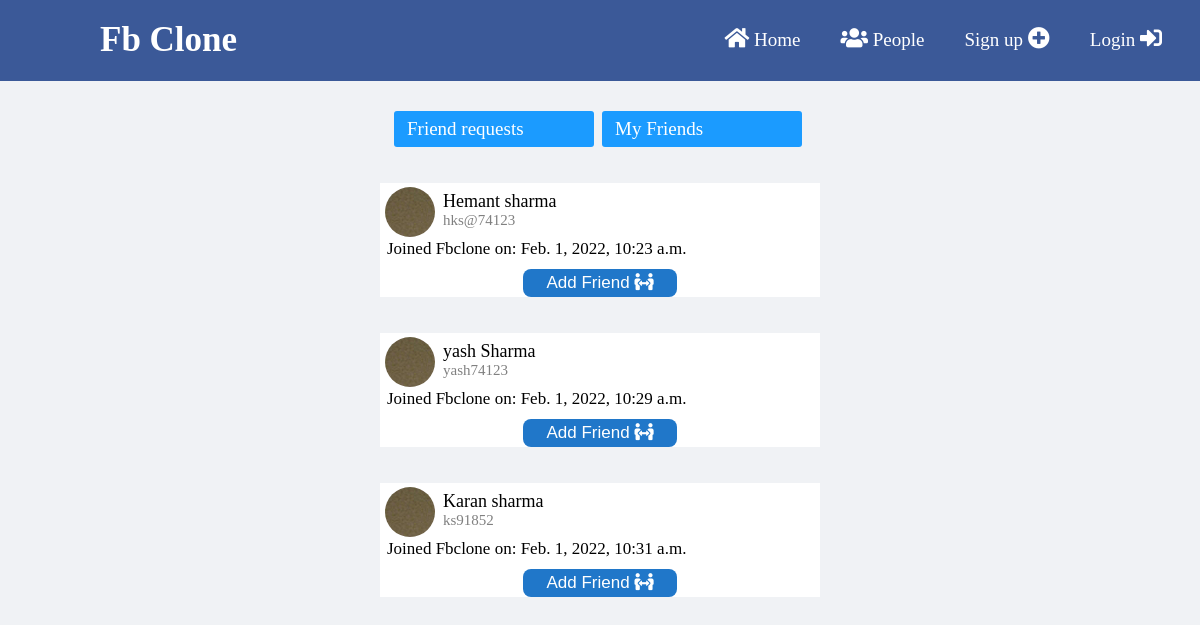
The page /Friends/ on the database its author committed.
### hksfbclone/models.py (models this page shows)
class profile_details(models.Model):
    user = models.ForeignKey(User,on_delete=models.CASCADE)
    imgp=models.FileField(upload_to='imgs',default='default.jpg', null=True,blank=True)
    u_nm=models.CharField(max_length=150)
    fstname=models.CharField(max_length=250)
    secname=models.CharField(max_length=250)
    terimail=models.EmailField()
    fbacc=models.CharField(max_length=250)
    unicode = models.CharField(max_length=100,null=True)
    timestamp = models.DateTimeField(null=True)
    verified = models.BooleanField(default=False)
    friends=models.ManyToManyField(User,related_name='Friends',blank=True)

### hksfbclone/views.py (the view)
# urls.py: path('Friends/',views.friends),
def friends(request):
    if request.user.is_authenticated:
        user_prof=profile_details.objects.get(user=request.user)
        sent_req=friend_request.objects.filter(from_user=user_prof)
        req=[]
        for rq in sent_req:
            req.append(rq.to_user)
        get_friends=user_prof.friends.all()
        sh_friends=[]
        for i in get_friends:
            sh_friends.append(profile_details.objects.get(user=i))
        all_users=profile_details.objects.exclude(user=request.user)
        lst=list(all_users)
        new_lst=[item for item in lst if item not in (req or sh_friends)]
        return render(request,'users.html',{'users':new_lst})
    else:
        all_users=profile_details.objects.all()
        return render(request,'users.html',{'users':all_users})

### templates/users.html (shortened to what this page needs)
{% load static %}
<!DOCTYPE html>
<html lang="en">
<head>
    <link rel="stylesheet" href="https://use.fontawesome.com/releases/v5.15.3/css/all.css">
    <link rel="stylesheet" href="{% static 'navbar.css' %}">
    <link rel="stylesheet" href="{% static 'cpost.css' %}">
</head>
<body>
    <nav>
        <label class="logo">Fb Clone</label>
        {% if user.is_authenticated %}
        <ul>
        <li>
            <div>
            <a href="/">
                <i class="fas fa-home" style="color: white !important;font-size: 22px !important;"></i>
                <label style="cursor: pointer;">Home</label>
            </a>
            </div>
        </li>
        <li>
            <a href="/cpost">
            <i class="fas fa-upload" style="color: white !important;font-size: 22px !important;"></i>
            <label style="cursor: pointer;">Post</label>
            </a>
        </li>
        <li>
            <a href="/my_groups/">
                <i class="fas fa-users" style="color: white !important;font-size: 22px !important;"></i>
                <label style="cursor: pointer;">Groups</label>
            </a>
        </li>
        <li>
            <a href="/my_friends/">
            <i class="fas fa-user-friends" style="color: white !important;font-size: 25px !important;"></i>
            <label style="cursor: pointer;">Friends</label>
            </a>
        </li>
        <div class="dropdown">
            <button class="dropbtn" onclick="showprof()"><i class="fas fa-user-circle" style="color: white !important;font-size: 25px !important;"></i><label style="cursor: pointer;padding-left: 3px;">Account</label>
            </button>
            <div class="dropdown-content" id="dropdown-content">
              <a href="/showprofile"><i class="fas fa-user-circle"></i> Profile</a>
              <a href="/mposts"><i class="fas fa-upload"></i> My Posts</a>
              <a href="/logout">Logout <i class="fas fa-sign-out-alt"></i></a>
            </div>
          </div>
    </ul>
        {% else %}
        <ul>
            <li><a href="/cm"><i class="fas fa-home" style="color: white !important;font-size: 22px !important;"></i>
                <label style="cursor: pointer;">Home</label></a></li>
            <li><a href="/Friends/"><i class="fas fa-users" style="color: white !important;font-size: 22px !important;"></i> <label style="cursor: pointer;">People</label></a></li>
            <li><a href="/sgn"><label style="cursor: pointer;">Sign up</label> <i class="fas fa-plus-circle" style="color: white !important;font-size: 22px !important;"></i></a></li>
            <li><a href="/lgn"><label style="cursor: pointer;">Login</label> <i class="fas fa-sign-in-alt" style="color: white !important;font-size: 22px !important;"></i></a></li>
            </ul>
        {% endif %}
    </nav>
    <div class="other_options">
        <a href="/show_requets/" class="same_as">Friend requests</a>
        <a href="/my_friends/" class="same_as">My Friends</a>
    </div>
    {% for user in users %}
    <div class="post1">
        <div class="prf">
            <div class="p" style="background-image: url('{{ user.imgp.url }}');"></div>
            <label id="nm">{{ user.fstname }} {{ user.secname }}</label>
            <label id="tsm1">{{ user.u_nm }}</label>
            <label id="tsm2">Joined Fbclone on: {{ user.timestamp }}</label>
        </div>
        <div class="abt">
        <button id="{{ user.id }}" class="upls" style="margin-top: 40px;" onclick="Add_Friend(id)">Add Friend <i class="fas fa-people-arrows"></i></button>
    </div>
    </div>
    {% endfor %}
</body>
</html>

### static/navbar.css (style rules this page uses)
* { padding: 0; margin: 0; text-decoration: none; list-style: none; box-sizing: border-box; }
body { font-family: montserrat; }
nav { display: inline-block; background: #3b5998; width: 100%; }
label.logo { color: white; font-size: 35px; line-height: 80px; padding: 0 100px; font-weight: bold; }
nav ul { float: right; margin-right: 20px; }
nav ul li { display: inline-block; line-height: 80px; margin: 0 5px; }
nav ul li a { color: white; font-size: 19px; padding: 7px 13px; border-radius: 3px; }

### static/cpost.css (style rules this page uses)
body { background: #f0f2f5; }
.p { float: left; width: 50px; height: 50px; border-radius: 25px; margin-top: 4px; margin-left: 5px; }
#nm { display: inline-block; font-size: 18px; padding: 8px; padding-bottom: 0px; }
#tsm1 { display: block; font-size: 15px; font-weight: lighter; margin-top: 0px; padding-left: 63px; color: gray; }
#tsm2 { display: block; font-size: 17px; margin-top: 0px; padding-left: 7px; position: absolute; padding-top: 10px; }
.post1 { background: white; width: 440px; margin: auto; margin-top: 3%; }
.same_as { display: inline-block; width: 200px; background-color: #1b9bff; color: white; font-size: 19px; padding: 7px 13px; border-radius: 3px; outline: none; margin-left: 4px; }
.other_options { width: 420px; margin: auto; margin-top: 30px; }
.abt { margin-top: 18px; }
.upls { display: block; width: 35%; height:28px; margin: auto; font-size: 17px; padding:0 20px; border:none; background:#2077C9; color:white; cursor:pointer; border-radius: 8px; margin-bottom: 30px; }

### rows shown on the page
profile_details: imgp (placeholder picture), fstname "Hemant", secname "sharma", u_nm "hks@74123", timestamp "Feb. 1, 2022, 10:23 a.m."
profile_details: imgp (placeholder picture), fstname "yash", secname "Sharma", u_nm "yash74123", timestamp "Feb. 1, 2022, 10:29 a.m."
profile_details: imgp (placeholder picture), fstname "Karan", secname "sharma", u_nm "ks91852", timestamp "Feb. 1, 2022, 10:31 a.m."
